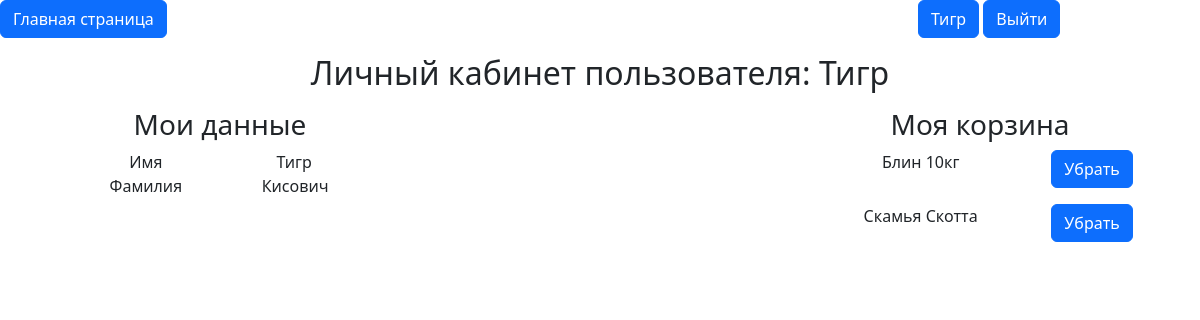
/mainapp/person/ (signed in), run on the app's committed database.
### users/models.py (models this page shows)
class User(AbstractUser):
    basket = models.ManyToManyField(Product, related_name='Корзина')

### mainapp/models.py (models this page shows)
class Product(models.Model):
    title = models.CharField(max_length=50, unique=True, default='Без названия')
    price = models.IntegerField(default=0)
    photo = models.FileField(upload_to='photos', default=None,
                              blank=True, null=True, verbose_name='Фото')
    type = models.ForeignKey(TypeProduct, on_delete=PROTECT, null=True)

### mainapp/views.py (the view)
# urls.py: path('person/', personal_account, name='personal_account'),
def personal_account(request):
    user = User.objects.filter(username = f'{request.user}')[0]
    basket = user.basket.all()
    if request.method == 'POST':
        tag = user.basket.filter(title = f'{request.POST["basket"]}')[0]
        user.basket.remove(tag)
    return render(request, 'mainapp/personal_account.html', {'basket': basket, 'user': user})

### mainapp/templates/mainapp/personal_account.html (shortened to what this page needs)
{% extends 'mainapp/base.html' %}
{% block content %}
<figure class="text-center">
    <h2>Личный кабинет пользователя: {{ user.first_name }}</h2>
</figure>
<div class="container text-center">
    <div class="row justify-content-between">
        <div class="col-4">
            <h3>Мои данные</h3>
            <div class="container text-center">
              <div class="row">
                <div class="col-6 col-sm-7">Имя</div>
                <div class="col-6 col-sm-3">{{ user.first_name }}</div>
              </div>
            </div>
            <div class="container text-center">
              <div class="row">
                <div class="col-6 col-sm-7">Фамилия</div>
                <div class="col-6 col-sm-3">{{ user.last_name }}</div>
              </div>
            </div>
        </div>
        <div class="col-4">
            <h3>Моя корзина</h3>
            {% for i in basket %}
            <div class="container text-center">
              <div class="row">
                <div class="col-6 col-sm-8">{{ i.title }}</div>
                <div class="col-6 col-sm-3">
                    <form method="post">
                      <button class="btn btn-primary" type="submit" name="basket" value="{{ i.title }}">Убрать</button>
                  </form>
                </div>
              </div>
            </div>
            {% endfor %}
        </div>
  </div>
</div>
{% endblock %}

### mainapp/templates/mainapp/base.html (shortened to what this page needs)
<!DOCTYPE html>
{% load static %}
<html lang="en">
<head>
     <link href="https://cdn.jsdelivr.net/npm/bootstrap@5.3.3/dist/css/bootstrap.min.css" rel="stylesheet">
  </head>
</head>
<body>
<div class="row justify-content-between">
    <div class="col-3">
      <a href="{% url 'home' %}" class="btn btn-primary" role="button" data-bs-toggle="button">Главная страница</a>
    </div>
    <div class="col-3">
      <a href="{% url 'personal_account' %}" class="btn btn-primary" role="button" data-bs-toggle="button">{{ user.first_name }}</a>
      <a href="{% url 'logout' %}" class="btn btn-primary" role="button" data-bs-toggle="button">Выйти</a>
    </div>
  </div>
{% block content %}
{% endblock %}
</body>
</html>

### data on the page
User: first_name "Тигр", last_name "Кисович"
Product: title "Блин 10кг"
Product: title "Скамья Скотта"
